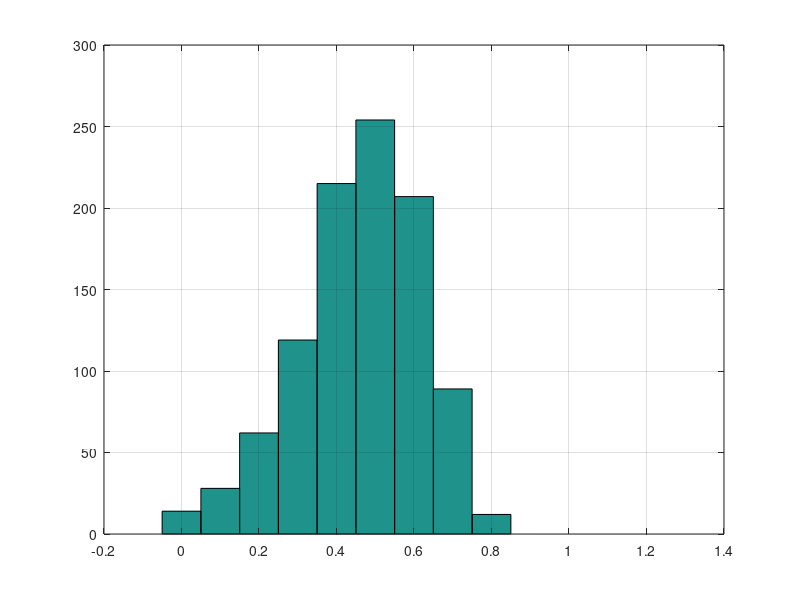

The MATLAB source for this figure:
% This is some basic definitions, the size of the test matrix
dimension       = 5 ;
noiseStrength   = 1 ;
signalAve       = 1 ;
signalVar       = 0.5 ;

% This part is for the generation of the matrices
x_noiseFree     = normrnd (signalAve, signalVar, dimension, dimension);

% Real Monte Carlo Simulation - This is for the reference of the critiria
% distribution

testNum         = 1000 ;
% For the first rho
x_noise         = normrnd (0, noiseStrength, dimension, dimension);
x_withNoise     = x_noiseFree + x_noise ;
covariance      = cov (x_noiseFree , x_withNoise);
rho             = covariance(1 , 2) / sqrt (covariance(1 , 1) * covariance(2 , 2)) ;

% I use the end+1 to add more rho values into the rho queue
for i = 1 : (testNum - 1)
    x_noise         = normrnd (0, noiseStrength, dimension, dimension);
    x_withNoise     = x_noiseFree + x_noise ;
    covariance      = cov (x_noiseFree , x_withNoise);
    rho(end + 1)    = covariance(1 , 2) / sqrt (covariance(1 , 1) * covariance(2 , 2)) ; 
end

% show the histogram of the distribution
hist(rho , [0:0.1:1]);
grid;